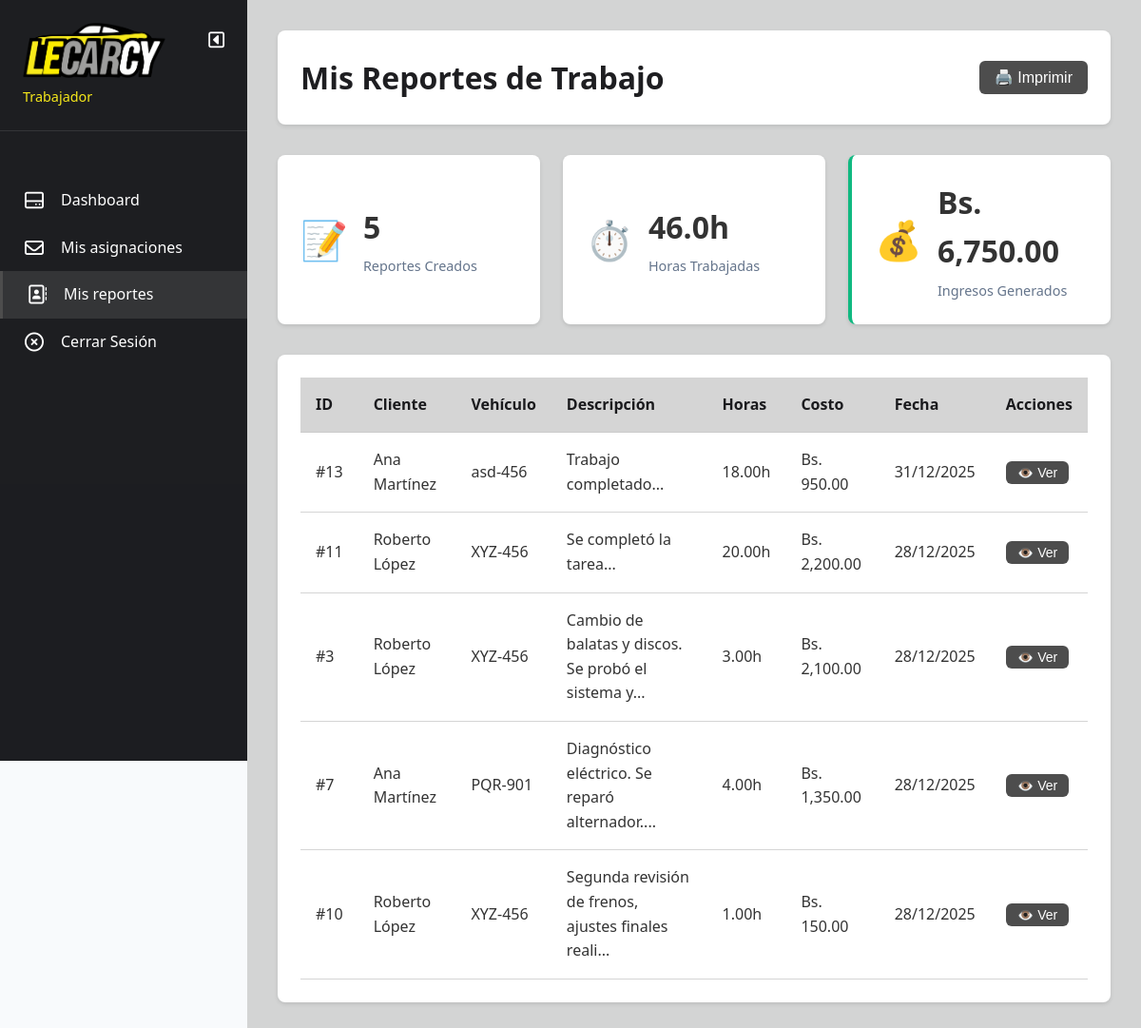
The page /mi_sistema/trabajador/reportes.php (signed in) on the database its author committed.
### tables this page shows
CREATE TABLE `reportes_trabajo` (
  `id` int(11) NOT NULL AUTO_INCREMENT,
  `asignacion_id` int(11) NOT NULL,
  `trabajador_id` int(11) NOT NULL,
  `descripcion` text NOT NULL,
  `piezas_utilizadas` text DEFAULT NULL,
  `horas_trabajadas` decimal(5,2) DEFAULT NULL,
  `costo_total` decimal(10,2) DEFAULT NULL,
  `fecha_reporte` datetime DEFAULT current_timestamp(),
  PRIMARY KEY (`id`),
  KEY `asignacion_id` (`asignacion_id`),
  KEY `trabajador_id` (`trabajador_id`),
  CONSTRAINT `reportes_trabajo_ibfk_1` FOREIGN KEY (`asignacion_id`) REFERENCES `asignaciones` (`id`),
  CONSTRAINT `reportes_trabajo_ibfk_2` FOREIGN KEY (`trabajador_id`) REFERENCES `usuarios` (`id`)
);

CREATE TABLE `usuarios` (
  `id` int(11) NOT NULL AUTO_INCREMENT,
  `nombre` varchar(100) NOT NULL,
  `email` varchar(100) NOT NULL,
  `password` varchar(255) NOT NULL,
  `telefono` varchar(20) DEFAULT NULL,
  `rol_id` int(11) NOT NULL,
  `fecha_registro` datetime DEFAULT current_timestamp(),
  `activo` tinyint(1) DEFAULT 1,
  PRIMARY KEY (`id`),
  UNIQUE KEY `email` (`email`),
  KEY `rol_id` (`rol_id`),
  CONSTRAINT `usuarios_ibfk_1` FOREIGN KEY (`rol_id`) REFERENCES `roles` (`id`)
);

CREATE TABLE `solicitudes` (
  `id` int(11) NOT NULL AUTO_INCREMENT,
  `cliente_id` int(11) NOT NULL,
  `tipo_vehiculo_id` int(11) NOT NULL,
  `servicio_id` int(11) NOT NULL,
  `marca_vehiculo` varchar(50) DEFAULT NULL,
  `modelo_vehiculo` varchar(50) DEFAULT NULL,
  `año_vehiculo` int(11) DEFAULT NULL,
  `placa_vehiculo` varchar(20) DEFAULT NULL,
  `descripcion_problema` text DEFAULT NULL,
  `estado` enum('pendiente','asignada','en_proceso','completada','cancelada') DEFAULT 'pendiente',
  `fecha_solicitud` datetime DEFAULT current_timestamp(),
  `fecha_actualizacion` datetime DEFAULT current_timestamp() ON UPDATE current_timestamp(),
  PRIMARY KEY (`id`),
  KEY `cliente_id` (`cliente_id`),
  KEY `tipo_vehiculo_id` (`tipo_vehiculo_id`),
  KEY `servicio_id` (`servicio_id`),
  CONSTRAINT `solicitudes_ibfk_1` FOREIGN KEY (`cliente_id`) REFERENCES `usuarios` (`id`),
  CONSTRAINT `solicitudes_ibfk_2` FOREIGN KEY (`tipo_vehiculo_id`) REFERENCES `tipos_vehiculo` (`id`),
  CONSTRAINT `solicitudes_ibfk_3` FOREIGN KEY (`servicio_id`) REFERENCES `servicios` (`id`)
);

### mi_sistema/config.php (called while the page is built, shortened)
<?php
function formatCurrency($amount)
{
    return 'Bs. ' . number_format($amount, 2);
}

### mi_sistema/trabajador/reportes.php (the view, shortened to what this page needs)
<?php
require_once '../config.php';
$db = Database::getInstance()->getConnection();
$stmt = $db->prepare("
    SELECT rt.*, a.solicitud_id, s.placa_vehiculo, c.nombre as cliente_nombre
    FROM reportes_trabajo rt
    INNER JOIN asignaciones a ON rt.asignacion_id = a.id
    INNER JOIN solicitudes s ON a.solicitud_id = s.id
    INNER JOIN usuarios c ON s.cliente_id = c.id
    WHERE rt.trabajador_id = ?
    ORDER BY rt.fecha_reporte DESC
");
$stmt->execute([$_SESSION['usuario_id']]);
$reportes = $stmt->fetchAll();
$stmt = $db->prepare("
    SELECT
        COUNT(*) as total_reportes,
        SUM(horas_trabajadas) as total_horas,
        SUM(costo_total) as total_ingresos
    FROM reportes_trabajo
    WHERE trabajador_id = ?
");
$stmt->execute([$_SESSION['usuario_id']]);
$stats = $stmt->fetch();
?>
<!DOCTYPE html>
<html lang="es">
<head>
    <link rel="stylesheet" href="../assets/css/styles.css">
</head>
<body>
    <div class="dashboard-container">
        <?php include 'includes/sidebar.php'; ?>
        <main class="main-content">
            <header class="content-header">
                <h1>Mis Reportes de Trabajo</h1>
                <button class="btn btn-primary" onclick="window.print()">🖨️ Imprimir</button>
            </header>
            <div class="stats-grid">
                <div class="stat-card">
                    <div class="stat-icon">📝</div>
                    <div class="stat-details">
                        <h3><?php echo $stats['total_reportes']; ?></h3>
                        <p>Reportes Creados</p>
                    </div>
                </div>
                <div class="stat-card">
                    <div class="stat-icon">⏱️</div>
                    <div class="stat-details">
                        <h3><?php echo number_format($stats['total_horas'], 1); ?>h</h3>
                        <p>Horas Trabajadas</p>
                    </div>
                </div>
                <div class="stat-card stat-success">
                    <div class="stat-icon">💰</div>
                    <div class="stat-details">
                        <h3><?php echo formatCurrency($stats['total_ingresos']); ?></h3>
                        <p>Ingresos Generados</p>
                    </div>
                </div>
            </div>
            <div class="dashboard-section">
                <div class="table-container">
                    <table>
                        <thead>
                            <tr>
                                <th>ID</th>
                                <th>Cliente</th>
                                <th>Vehículo</th>
                                <th>Descripción</th>
                                <th>Horas</th>
                                <th>Costo</th>
                                <th>Fecha</th>
                                <th>Acciones</th>
                            </tr>
                        </thead>
                        <tbody>
                            <?php foreach ($reportes as $rep): ?>
                                <tr>
                                    <td>#<?php echo $rep['id']; ?></td>
                                    <td><?php echo htmlspecialchars($rep['cliente_nombre']); ?></td>
                                    <td><?php echo htmlspecialchars($rep['placa_vehiculo']); ?></td>
                                    <td><?php echo htmlspecialchars(substr($rep['descripcion'], 0, 50)); ?>...</td>
                                    <td><?php echo $rep['horas_trabajadas']; ?>h</td>
                                    <td><?php echo formatCurrency($rep['costo_total']); ?></td>
                                    <td><?php echo date('d/m/Y', strtotime($rep['fecha_reporte'])); ?></td>
                                    <td>
                                        <button class="btn btn-sm btn-info"
                                            onclick='verReporte(<?php echo json_encode($rep); ?>)'>👁️ Ver</button>
                                    </td>
                                </tr>
                            <?php endforeach; ?>
                        </tbody>
                    </table>
                </div>
            </div>
        </main>
    </div>
</body>
</html>

### mi_sistema/assets/css/styles.css (style rules this page uses)
* { margin: 0; padding: 0; box-sizing: border-box; }
:root { --primary: #4D4D4D; --secondary: #64748b; --success: #10b981; --warning: #f59e0b; --danger: #ef4444; --info: #4D4D4D; --dark: #040508e5; --light: #c9c9c9c5; --white: #ffffff; --amarillo: #f8ea1b; }
body { font-family: 'Segoe UI', Tahoma, Geneva, Verdana, sans-serif; line-height: 1.6; color: #333; background-color: #f8fafc; }
.dashboard-container { display: flex; min-height: 100vh; }
.main-content { flex: 1; margin-left: 260px; padding: 2rem; background: var(--light); min-height: 100vh; }
.content-header { display: flex; justify-content: space-between; align-items: center; margin-bottom: 2rem; background: var(--white); padding: 1.5rem; border-radius: 8px; box-shadow: 0 2px 4px rgba(0, 0, 0, 0.1); }
.content-header h1 { color: var(--dark); }
.stats-grid { display: grid; grid-template-columns: repeat(auto-fit, minmax(250px, 1fr)); gap: 1.5rem; margin-bottom: 2rem; }
.stat-card { background: var(--white); padding: 1.5rem; border-radius: 8px; box-shadow: 0 2px 4px rgba(0, 0, 0, 0.1); display: flex; align-items: center; gap: 1rem; }
.stat-icon { font-size: 2.5rem; }
.stat-details h3 { font-size: 2rem; margin-bottom: 0.25rem; }
.stat-details p { color: var(--secondary); font-size: 0.9rem; }
.stat-success { border-left: 4px solid var(--success); }
.dashboard-section { background: var(--white); padding: 1.5rem; border-radius: 8px; box-shadow: 0 2px 4px rgba(0, 0, 0, 0.1); }
.table-container { overflow-x: auto; }
table { width: 100%; border-collapse: collapse; background: var(--white); }
thead { background: var(--light); }
th, td { padding: 1rem; text-align: left; border-bottom: 1px solid var(--light); }
th { font-weight: 600; color: var(--dark); }
.btn { display: inline-block; padding: 0.5rem 1rem; border: none; border-radius: 6px; cursor: pointer; font-size: 1rem; text-decoration: none; transition: all 0.3s; }
.btn-primary { background: var(--primary); color: var(--white); }
.btn-info { background: var(--info); color: var(--white); }
.btn-sm { padding: 0.25rem 0.75rem; font-size: 0.875rem; }
.main-content { transition: margin-left 0.3s ease; }

### rows shown on the page
reportes_trabajo: id "13", usuarios.nombre "Ana Martínez", solicitudes.placa_vehiculo "asd-456", descripcion "Trabajo completado", horas_trabajadas "18.00", costo_total "Bs. 950.00", fecha_reporte "31/12/2025"
reportes_trabajo: id "11", usuarios.nombre "Roberto López", solicitudes.placa_vehiculo "XYZ-456", descripcion "Se completó la tarea", horas_trabajadas "20.00", costo_total "Bs. 2,200.00", fecha_reporte "28/12/2025"
reportes_trabajo: id "3", usuarios.nombre "Roberto López", solicitudes.placa_vehiculo "XYZ-456", descripcion "Cambio de balatas y discos. Se probó el sistema y", horas_trabajadas "3.00", costo_total "Bs. 2,100.00", fecha_reporte "28/12/2025"
reportes_trabajo: id "7", usuarios.nombre "Ana Martínez", solicitudes.placa_vehiculo "PQR-901", descripcion "Diagnóstico eléctrico. Se reparó alternador.", horas_trabajadas "4.00", costo_total "Bs. 1,350.00", fecha_reporte "28/12/2025"
reportes_trabajo: id "10", usuarios.nombre "Roberto López", solicitudes.placa_vehiculo "XYZ-456", descripcion "Segunda revisión de frenos, ajustes finales reali", horas_trabajadas "1.00", costo_total "Bs. 150.00", fecha_reporte "28/12/2025"

### other values the page prints
$stats['total_reportes'] "5"
$stats['total_horas'] "46.0"
formatCurrency($stats['total_ingresos']) "Bs. 6,750.00"
